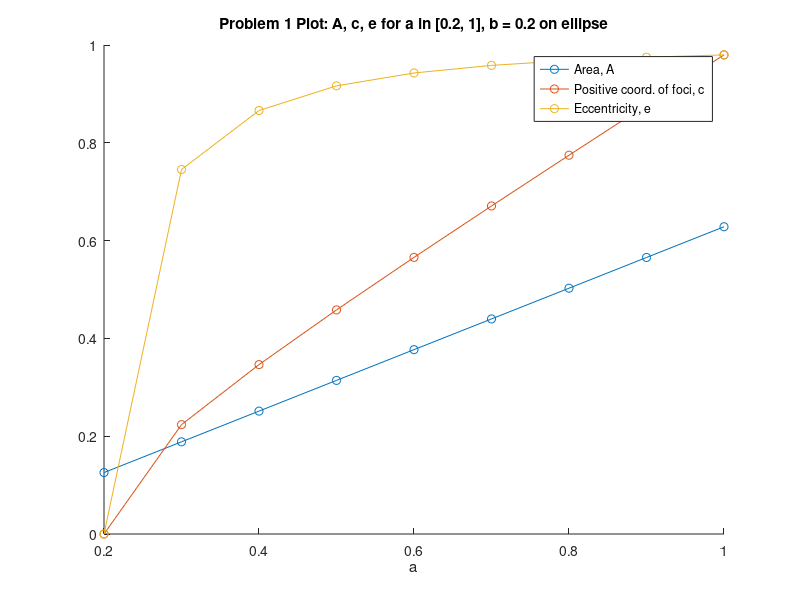
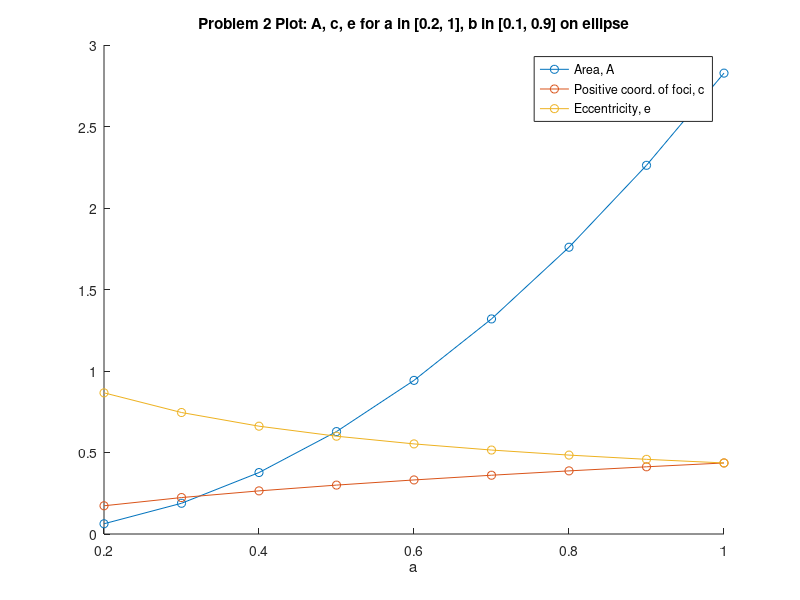
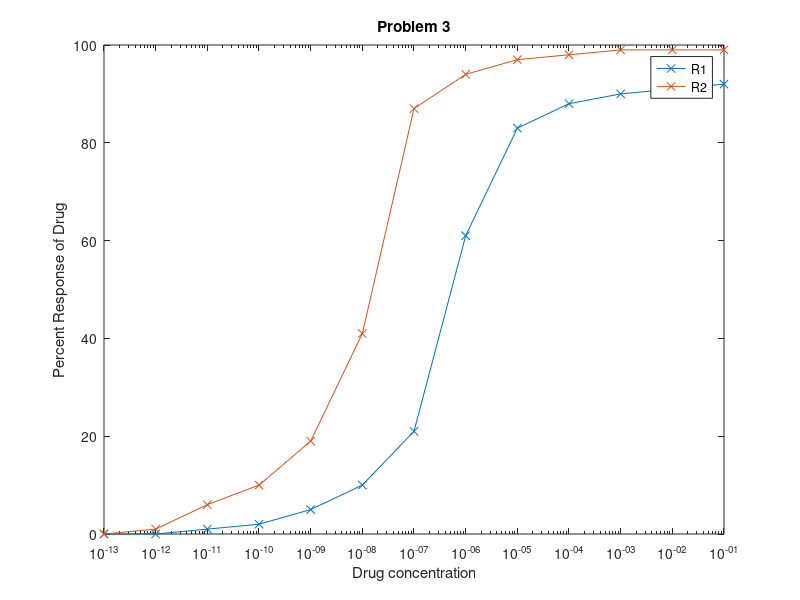
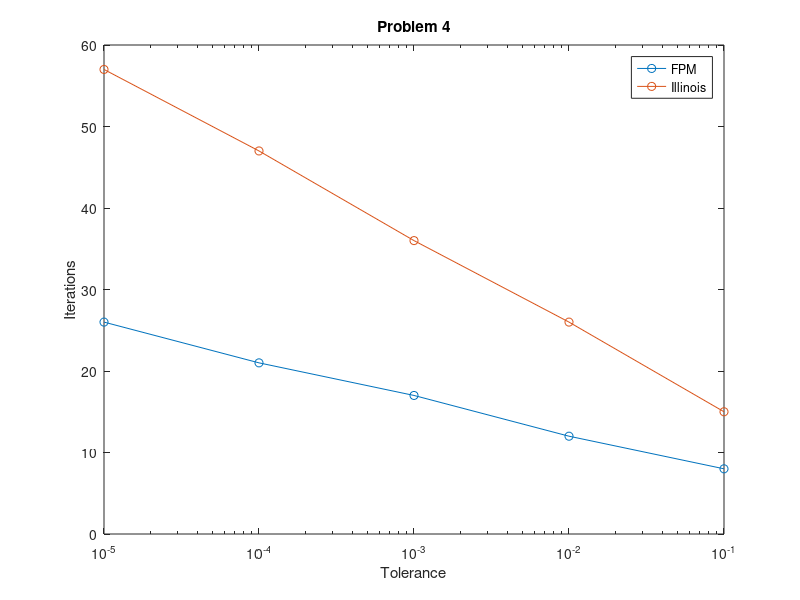

Write the MATLAB code that produced these figures, in order.
% Pierce Zhang, CMOR220, FALL 2023, Compentency on real roots
% competency_real_roots.m
% Answers to real roots competency
% Last modified: 16 September 2023

% Driver to answer the questions
function competency_real_roots
    problem1()
    problem2()
    problem3()
    problem4()
end

% Inputs: a and b, major axis and minor axis, respectively, of an ellipse
% centered at (0,0), OR vectors thereof
% Outputs: A, area, c, positive coordinate of the foci, e, eccentricity, of
% the ellipse centered at (0,0), OR vectors thereof
function [A,c,e] = ellipse(a,b)
    % Calculates the ellipse properties based on the value of a and b as
    % specified by the competency.
    A = pi .* a .* b;
    c = sqrt(a.^2 - b.^2);
    e = c./a;
end

% Inputs: none.
% Outputs: none.
function problem1
    % Declares a to be a vector from 0.2 to 1 with increment 0.1. Then,
    % graphs the ellipse properties of the ellipse formed from a, b against
    % a itself.
    a = 0.2:0.1:1;
    b = 0.2;

    [A,c,e] = ellipse(a,b);

    figure()
    hold on
    title("Problem 1 Plot: A, c, e for a in [0.2, 1], b = 0.2 on ellipse")

    plot(a, A, "-o"); plot(a, c, "-o"); plot(a, e, "-o");
    xlabel("a");

    legend("Area, A","Positive coord. of foci, c","Eccentricity, e")
    
end

% Inputs: none.
% Outputs: none.
function problem2
    % Declares a to be a vector from 0.2 to 1 with increment 0.1. Then,
    % graphs the ellipse properties against a. b is changing from 0.1 to
    % 0.9 in this case.
    a = 0.2:0.1:1;
    b = 0.1:0.1:0.9;

    [A,c,e] = ellipse(a,b);

    figure()
    hold on

    title("Problem 2 Plot: A, c, e for a in [0.2, 1], b in [0.1, 0.9] on ellipse")
    plot(a, A, "-o"); plot(a, c, "-o"); plot(a, e, "-o");
    xlabel("a");
    legend("Area, A","Positive coord. of foci, c","Eccentricity, e")

    % ANSWER TO QUESTION
    % The curves are different from those in the other problem because the
    % values of b are now shifting for each a instead of staying static at
    % 0.2, thereby causing different outputs when A, c, e are calculated.
    % Obviously mathematical results like c = sqrt(a^2 + b^2) will change when
    % the value of b changes, for the same a.
end

% Inputs: none
% Outputs: none
function problem3
    % This function plots 13 values of x from 10^-1 to 10^-13 along with
    % the predetermined R1 and R2 values. Values of x are on the x-axis and
    % R1 and R2 on the y-axis pointwise.
    figure()

    x = 10 .^ -(1:13);
    R1 = [92 91 90 88 83 61 21 10 5 2 1 0 0];
    R2 = [99 99 99 98 97 94 87 41 19 10 6 1 0];
    semilogx(x, R1, "-x");
    hold on
    semilogx(x, R2, "-x");
    hold on

    legend("R1","R2")
    xlabel("Drug concentration")
    ylabel("Percent Response of Drug")
    
    title("Problem 3")
end

% Inputs: f, the function, a, the left end of the domain, b, the right end
% of the domain, tol, the tolerance to consider a value to be close enough
% to the root
% Outputs: root, the estimated first root, and iter, the number of
% iterations it took to reach it
function [root, iter] = FPM(f,a,b,tol)
    % This function implements the false position method.
    c = (a*f(b) - b*f(a)) / (f(b) - f(a));
    iter = 0;
    while (abs(f(c)) > tol)
        if (f(a) * f(b) < 0)
            b = c;
        else
            a = c;
        end
        iter = iter + 1;
        c = (a*f(b) - b*f(a)) / (f(b) - f(a));
    end
    root = c;
end

% Inputs: f, the function, a, the left end of the domain, b, the right end
% of the domain, tol, the tolerance to consider a value to be close enough
% to the root
% Outputs: root, the estimated first root, and iter, the number of
% iterations it took to reach it
function [root, iter] = IA(f, a, b, eps)
    % This function implements the Illinois algorithm.
    c = (a*f(b) - (0.5*b*f(a))) / (f(b) - (0.5*f(a)));
    iter = 0;
	while (abs(f(c))) > eps
        iter = iter + 1;		
		if f(a) * f(c) <= 0
			b = c;
		else
			a = c;
        end

        c = (a*f(b) - 0.5*b*f(a)) / (f(b) - 0.5*f(a));
	end
    root = c;
end

% Inputs: x
% Outputs: y
function [y] = f(x)
    % A simple construction of elementary functions
    y = cos(x) - 4*x^2;
end

% Inputs: none
% Outputs: none
function problem4
    % Generates a list of the number of iterations it took for either the
    % FPM and Illinois algorithms to come up with a tolerable root within
    % the domain 10^-1 to 10^-5 and plots it.
    f = @(x) cos(x) - 4*x^2;

    tol_list = 10.^-(1:5);
    iter_list_1 = [];
    iter_list_2 = [];
    for tol_i = tol_list
        [~,iter] = FPM(f,0,2,tol_i);
        iter_list_1 = [iter_list_1 iter];
        [~,iter2] = IA(f,0,2,tol_i);
        iter_list_2 = [iter_list_2 iter2];
    end
    
    figure()
    semilogx(tol_list, iter_list_1,"-o")
    hold on
    semilogx(tol_list, iter_list_2,"-o")
    hold on

    title("Problem 4")
    xlabel("Tolerance")
    ylabel("Iterations")

    legend("FPM","Illinois")
end